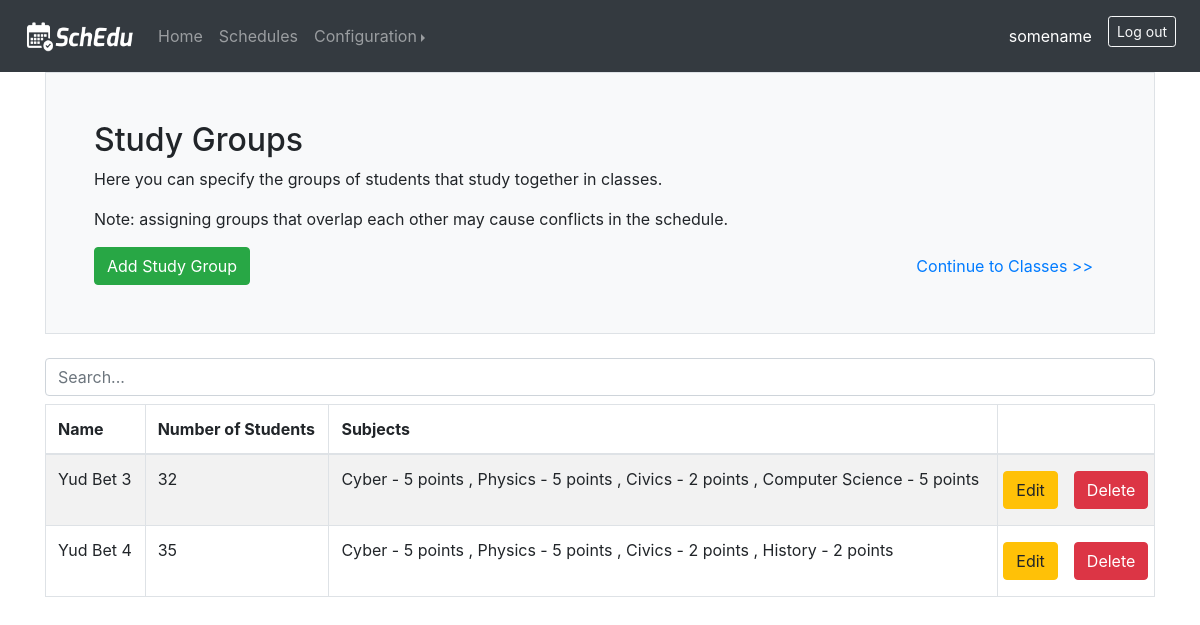
The app's page /studygroups (signed in) with its own data.
### web_app/models.py (models this page shows)
class User(db.Model, UserMixin):
    id = db.Column(db.Integer, primary_key=True)
    email = db.Column(db.String(150), unique=True)
    name = db.Column(db.String(150))
    password = db.Column(db.String(150))
    classtimes = db.relationship('ClassTime', backref='user')
    days = db.relationship('Day', backref='user')
    classrooms = db.relationship('Classroom', backref='user')
    equipments = db.relationship('Equipment', backref='user')
    subjects = db.relationship('Subject', backref='user')
    students_groups = db.relationship('StudentsGroup', backref='user')
    teachers = db.relationship('Teacher', backref='user')
    classes = db.relationship('CourseClass', backref='user')
    schedules = db.relationship('Schedule', backref='user')

class StudentsGroup(db.Model):
    group_id = db.Column(db.Integer, primary_key=True)
    name = db.Column(db.String(20))
    num_students = db.Column(db.Integer)
    participating_groups = db.relationship('CourseClass', secondary=classes_groups, backref=db.backref('students_groups', lazy='dynamic'))
    user_id = db.Column(db.Integer, db.ForeignKey('user.id'))
    schedule_id = db.Column(db.Integer, db.ForeignKey('schedule.schedule_id'))

class Subject(db.Model):
    subject_id = db.Column(db.Integer, primary_key=True)
    name = db.Column(db.String(20))
    level = db.Column(db.Integer)
    teaching_subjects = db.relationship('Teacher', secondary=teachers_subjects, backref=db.backref('subjects', lazy='dynamic'))
    studied_subjects = db.relationship('StudentsGroup', secondary=groups_subjects, backref=db.backref('subjects', lazy='dynamic'))
    classes = db.relationship('CourseClass', backref='subject')
    user_id = db.Column(db.Integer, db.ForeignKey('user.id'))
    schedule_id = db.Column(db.Integer, db.ForeignKey('schedule.schedule_id'))
    def __str__(self):
        return f"{self.name} - {self.level} points"

### web_app/views.py (the view)
@views.route('/studygroups', methods=['GET', 'POST'])
@login_required
def studygroups():
    if request.method == 'POST':
        name = request.form['name']
        num_students = int(request.form['num_students'])
        new_group = StudentsGroup(name=name, num_students=num_students, user=current_user)
        db.session.add(new_group)
        for subject_id in request.form.getlist('subject_ids'):
            new_group.subjects.append(Subject.query.get_or_404(subject_id))
        db.session.commit()
        return redirect(url_for('views.studygroups'))
    else:
        groups = current_user.students_groups
        subjects = current_user.subjects
        return render_template('studygroups.html', user=current_user, groups=groups, subjects=subjects)

### web_app/templates/studygroups.html (shortened to what this page needs)
{% extends 'base.html' %}
{% block body %}
    <div class="h-100 p-5 bg-light border rounded-3">
        <h2>Study Groups</h2>
        <p>Here you can specify the groups of students that study together in classes.</p>
        <p>Note: assigning groups that overlap each other may cause conflicts in the schedule.</p>
        <div class="row">
            <div class="col">
                <button type="button" class="btn btn-success" data-toggle="modal" data-target="#addModal">Add Study Group</button>
            </div>
            <div class="col text-right">
                <a type="button" class="btn btn-link" href="{{ url_for('views.classes') }}">Continue to Classes >></a>
            </div>
        </div>
    </div>
    <br>
    {% if groups|length > 0 %}
        <input class="form-control mb-2" id="myInput" type="text" placeholder="Search...">
        <div class="table-responsive-md">
            <table class="table table-bordered table-striped">
                <thead>
                <tr>
                    <th>Name</th>
                    <th>Number of Students</th>
                    <th>Subjects</th>
                    <th></th>
                </tr>
                </thead>
                <tbody id="myTable">
                {% for group in groups %}
                    <tr>
                        <td>{{ group.name }}</td>
                        <td>{{ group.num_students }}</td>
                        <td>
                            {% for subject in group.subjects %}
                                {% if subject.subject_id != group.subjects[0].subject_id %}
                                    ,
                                {% endif %}
                                {{ subject.__str__() }}
                            {% endfor %}
                        </td>
                        <td>
                            <div class="row justify-content-center">
                                <form method="post" action="{{ url_for('views.edit_sg') }}">
                                    <button class="btn btn-warning ml-2 mr-2 mt-1 mb-1" type="submit">Edit</button>
                                </form>
                                <form method="post" action="{{ url_for('views.delete_sg') }}">
                                    <button class="btn btn-danger mr-2 ml-2 mt-1 mb-1" type="submit">Delete</button>
                                </form>
                            </div>
                        </td>
                    </tr>
                {% endfor %}
                </tbody>
            </table>
        </div>
    {% else %}
        <h6>Currently there are no study groups</h6>
    {% endif %}
{% endblock %}

### web_app/templates/base.html (shortened to what this page needs)
<!DOCTYPE html>
<html lang="en">
<head>
    <link rel="stylesheet" href="https://stackpath.bootstrapcdn.com/bootstrap/4.3.1/css/bootstrap.min.css">
    <link rel="stylesheet" href="https://cdn.jsdelivr.net/npm/bootstrap-select@1.13.14/dist/css/bootstrap-select.min.css">
</head>
<body>
    <nav class="navbar navbar-expand-lg navbar-dark bg-dark">
        <a class="navbar-brand ml-2" href="{{url_for('views.home')}}">
          <img src="/static/photos/navbarLogo.png" width="110" height="32" alt="">
        </a>
        <div class="collapse navbar-collapse" id="navbar">
          {% if user.is_authenticated %}
            <ul class="navbar-nav mr-auto">
              <li class="nav-item">
                <a class="nav-link" href="{{url_for('views.home')}}">Home <span class="sr-only">(current)</span></a>
              </li>
              <li class="nav-item">
                <a class="nav-link" href="{{ url_for('views.schedules') }}">Schedules</a>
              </li>
              <li class="nav-item dropdown">
                <div class="btn-group dropright">
                  <a class="nav-link dropdown-toggle" href="http://example.com" id="dropdown01" data-toggle="dropdown" aria-haspopup="true" aria-expanded="false">Configuration</a>
                </div>
              </li>
            </ul>
            <ul class="navbar-nav ml-auto">
              <li class="nav-item active">
                <a class="nav-link mr-2 mt-2 mb-2">{{ user.name }}<span class="sr-only">(current)</span></a>
              </li>
              <li class="nav-item">
                <a class="btn btn-outline-light mr-2 mt-2 mb-2 btn-sm" href="{{ url_for('auth.logout') }}">Log out</a>
              </li>
            </ul>
          {% endif %}
        </div>
    </nav>
    <div class="container">
      {% block body %} {% endblock %}
    </div>
</body>
</html>

### records on screen
User: name "somename"
StudentsGroup: name "Yud Bet 3", num_students "32"
Subject: __str__ "Cyber - 5 points"
Subject: __str__ "Physics - 5 points"
Subject: __str__ "Civics - 2 points"
Subject: __str__ "Computer Science - 5 points"
StudentsGroup: name "Yud Bet 4", num_students "35"
Subject: __str__ "History - 2 points"
